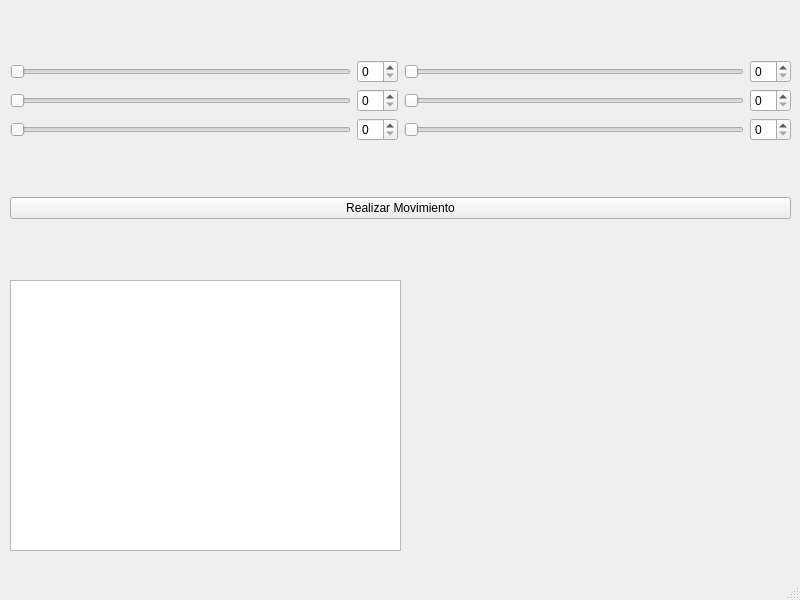
<?xml version="1.0" encoding="UTF-8"?>
<ui version="4.0">
 <class>MainWindow</class>
 <widget class="QMainWindow" name="MainWindow">
  <property name="geometry">
   <rect>
    <x>0</x>
    <y>0</y>
    <width>800</width>
    <height>600</height>
   </rect>
  </property>
  <property name="windowTitle">
   <string>MainWindow</string>
  </property>
  <widget class="QWidget" name="centralwidget">
   <widget class="QGraphicsView" name="xy_viewer">
    <property name="geometry">
     <rect>
      <x>10</x>
      <y>280</y>
      <width>391</width>
      <height>271</height>
     </rect>
    </property>
   </widget>
   <widget class="QWidget" name="layoutWidget">
    <property name="geometry">
     <rect>
      <x>10</x>
      <y>10</y>
      <width>781</width>
      <height>261</height>
     </rect>
    </property>
    <layout class="QVBoxLayout" name="verticalLayout_3">
     <item>
      <layout class="QHBoxLayout" name="horizontalLayout_7">
       <item>
        <layout class="QVBoxLayout" name="verticalLayout">
         <item>
          <layout class="QHBoxLayout" name="horizontalLayout">
           <item>
            <widget class="QSlider" name="x_slider">
             <property name="baseSize">
              <size>
               <width>0</width>
               <height>0</height>
              </size>
             </property>
             <property name="orientation">
              <enum>Qt::Horizontal</enum>
             </property>
            </widget>
           </item>
           <item>
            <widget class="QSpinBox" name="x_spin"/>
           </item>
          </layout>
         </item>
         <item>
          <layout class="QHBoxLayout" name="horizontalLayout_2">
           <item>
            <widget class="QSlider" name="y_slider">
             <property name="baseSize">
              <size>
               <width>0</width>
               <height>0</height>
              </size>
             </property>
             <property name="orientation">
              <enum>Qt::Horizontal</enum>
             </property>
            </widget>
           </item>
           <item>
            <widget class="QSpinBox" name="y_spin"/>
           </item>
          </layout>
         </item>
         <item>
          <layout class="QHBoxLayout" name="horizontalLayout_3">
           <item>
            <widget class="QSlider" name="z_slide">
             <property name="baseSize">
              <size>
               <width>0</width>
               <height>0</height>
              </size>
             </property>
             <property name="orientation">
              <enum>Qt::Horizontal</enum>
             </property>
            </widget>
           </item>
           <item>
            <widget class="QSpinBox" name="z_spin"/>
           </item>
          </layout>
         </item>
        </layout>
       </item>
       <item>
        <layout class="QVBoxLayout" name="verticalLayout_2">
         <item>
          <layout class="QHBoxLayout" name="horizontalLayout_4">
           <item>
            <widget class="QSlider" name="theta1_slider">
             <property name="baseSize">
              <size>
               <width>0</width>
               <height>0</height>
              </size>
             </property>
             <property name="orientation">
              <enum>Qt::Horizontal</enum>
             </property>
            </widget>
           </item>
           <item>
            <widget class="QSpinBox" name="theta1_spin"/>
           </item>
          </layout>
         </item>
         <item>
          <layout class="QHBoxLayout" name="horizontalLayout_5">
           <item>
            <widget class="QSlider" name="theta2_slider">
             <property name="baseSize">
              <size>
               <width>0</width>
               <height>0</height>
              </size>
             </property>
             <property name="orientation">
              <enum>Qt::Horizontal</enum>
             </property>
            </widget>
           </item>
           <item>
            <widget class="QSpinBox" name="theta2_spin"/>
           </item>
          </layout>
         </item>
         <item>
          <layout class="QHBoxLayout" name="horizontalLayout_6">
           <item>
            <widget class="QSlider" name="theta3_slider">
             <property name="baseSize">
              <size>
               <width>0</width>
               <height>0</height>
              </size>
             </property>
             <property name="orientation">
              <enum>Qt::Horizontal</enum>
             </property>
            </widget>
           </item>
           <item>
            <widget class="QSpinBox" name="theta3_spin"/>
           </item>
          </layout>
         </item>
        </layout>
       </item>
      </layout>
     </item>
     <item>
      <widget class="QPushButton" name="Realizarmovimiento">
       <property name="text">
        <string>Realizar Movimiento</string>
       </property>
      </widget>
     </item>
    </layout>
   </widget>
  </widget>
  <widget class="QMenuBar" name="menubar">
   <property name="geometry">
    <rect>
     <x>0</x>
     <y>0</y>
     <width>800</width>
     <height>25</height>
    </rect>
   </property>
  </widget>
  <widget class="QStatusBar" name="statusbar"/>
 </widget>
 <resources/>
 <connections/>
</ui>
